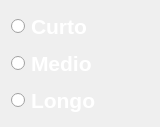
  <widget class="QWidget" name="verticalLayoutWidget_5">
   <property name="geometry">
    <rect>
     <x>30</x>
     <y>300</y>
     <width>160</width>
     <height>111</height>
    </rect>
   </property>
   <layout class="QVBoxLayout" name="verticalLayout_5">
    <item>
     <widget class="QRadioButton" name="radioButton_13">
      <property name="palette">
       <palette>
        <active>
         <colorrole role="WindowText">
          <brush brushstyle="SolidPattern">
           <color alpha="255">
            <red>255</red>
            <green>255</green>
            <blue>255</blue>
           </color>
          </brush>
         </colorrole>
        </active>
        <inactive>
         <colorrole role="WindowText">
          <brush brushstyle="SolidPattern">
           <color alpha="255">
            <red>255</red>
            <green>255</green>
            <blue>255</blue>
           </color>
          </brush>
         </colorrole>
        </inactive>
        <disabled>
         <colorrole role="WindowText">
          <brush brushstyle="SolidPattern">
           <color alpha="255">
            <red>120</red>
            <green>120</green>
            <blue>120</blue>
           </color>
          </brush>
         </colorrole>
        </disabled>
       </palette>
      </property>
      <property name="font">
       <font>
        <family>Arial</family>
        <pointsize>16</pointsize>
        <weight>75</weight>
        <bold>true</bold>
       </font>
      </property>
      <property name="text">
       <string>Curto</string>
      </property>
     </widget>
    </item>
    <item>
     <widget class="QRadioButton" name="radioButton_14">
      <property name="palette">
       <palette>
        <active>
         <colorrole role="WindowText">
          <brush brushstyle="SolidPattern">
           <color alpha="255">
            <red>255</red>
            <green>255</green>
            <blue>255</blue>
           </color>
          </brush>
         </colorrole>
        </active>
        <inactive>
         <colorrole role="WindowText">
          <brush brushstyle="SolidPattern">
           <color alpha="255">
            <red>255</red>
            <green>255</green>
            <blue>255</blue>
           </color>
          </brush>
         </colorrole>
        </inactive>
        <disabled>
         <colorrole role="WindowText">
          <brush brushstyle="SolidPattern">
           <color alpha="255">
            <red>120</red>
            <green>120</green>
            <blue>120</blue>
           </color>
          </brush>
         </colorrole>
        </disabled>
       </palette>
      </property>
      <property name="font">
       <font>
        <family>Arial</family>
        <pointsize>16</pointsize>
        <weight>75</weight>
        <bold>true</bold>
       </font>
      </property>
      <property name="text">
       <string>Medio</string>
      </property>
     </widget>
    </item>
    <item>
     <widget class="QRadioButton" name="radioButton_15">
      <property name="palette">
       <palette>
        <active>
         <colorrole role="WindowText">
          <brush brushstyle="SolidPattern">
           <color alpha="255">
            <red>255</red>
            <green>255</green>
            <blue>255</blue>
           </color>
          </brush>
         </colorrole>
        </active>
        <inactive>
         <colorrole role="WindowText">
          <brush brushstyle="SolidPattern">
           <color alpha="255">
            <red>255</red>
            <green>255</green>
            <blue>255</blue>
           </color>
          </brush>
         </colorrole>
        </inactive>
        <disabled>
         <colorrole role="WindowText">
          <brush brushstyle="SolidPattern">
           <color alpha="255">
            <red>120</red>
            <green>120</green>
            <blue>120</blue>
           </color>
          </brush>
         </colorrole>
        </disabled>
       </palette>
      </property>
      <property name="font">
       <font>
        <family>Arial</family>
        <pointsize>16</pointsize>
        <weight>75</weight>
        <bold>true</bold>
       </font>
      </property>
      <property name="text">
       <string>Longo</string>
      </property>
     </widget>
    </item>
   </layout>
  </widget>
